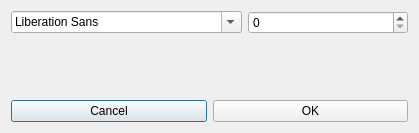
<?xml version="1.0" encoding="UTF-8"?>
<ui version="4.0">
 <class>FontSettingsDialog</class>
 <widget class="QDialog" name="FontSettingsDialog">
  <property name="geometry">
   <rect>
    <x>0</x>
    <y>0</y>
    <width>419</width>
    <height>133</height>
   </rect>
  </property>
  <property name="windowTitle">
   <string>Font settings</string>
  </property>
  <layout class="QGridLayout" name="gridLayout">
   <item row="0" column="0">
    <layout class="QVBoxLayout" name="verticalLayout">
     <item>
      <layout class="QHBoxLayout" name="horizontalLayout">
       <item>
        <widget class="QFontComboBox" name="fontComboBox"/>
       </item>
       <item>
        <widget class="QSpinBox" name="spinBox"/>
       </item>
      </layout>
     </item>
     <item>
      <spacer name="verticalSpacer">
       <property name="orientation">
        <enum>Qt::Vertical</enum>
       </property>
       <property name="sizeHint" stdset="0">
        <size>
         <width>20</width>
         <height>40</height>
        </size>
       </property>
      </spacer>
     </item>
     <item>
      <layout class="QHBoxLayout" name="horizontalLayout_2">
       <item>
        <widget class="QPushButton" name="cancelButton">
         <property name="text">
          <string>Cancel</string>
         </property>
        </widget>
       </item>
       <item>
        <widget class="QPushButton" name="okButton">
         <property name="text">
          <string>OK</string>
         </property>
        </widget>
       </item>
      </layout>
     </item>
    </layout>
   </item>
  </layout>
 </widget>
 <tabstops>
  <tabstop>fontComboBox</tabstop>
  <tabstop>spinBox</tabstop>
  <tabstop>okButton</tabstop>
  <tabstop>cancelButton</tabstop>
 </tabstops>
 <resources/>
 <connections/>
</ui>
